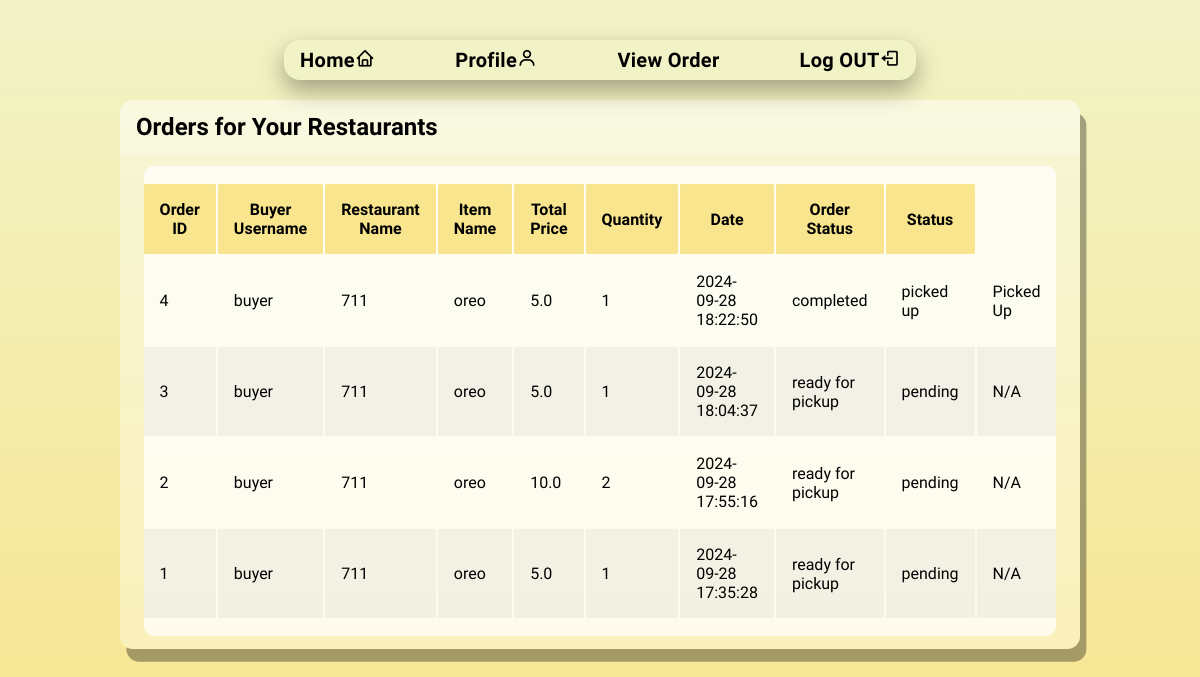
The page /seller_orders (signed in) on the database as committed earlier.
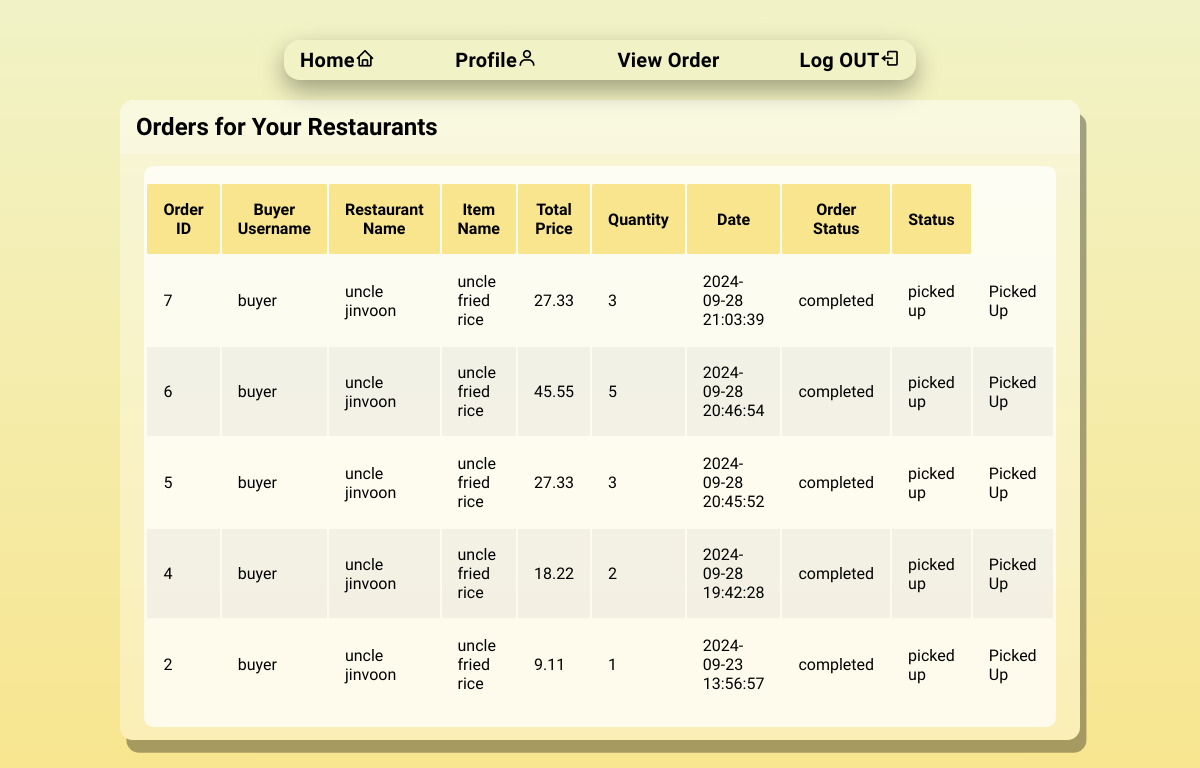
The same page on the database as committed later.
### tables this page shows
CREATE TABLE orders (
            id INTEGER PRIMARY KEY AUTOINCREMENT,
            buyer_username TEXT NOT NULL,
            restaurant_name TEXT NOT NULL,
            item_name TEXT NOT NULL,
            total_price REAL NOT NULL,
            quantity INTEGER NOT NULL,
            order_date TIMESTAMP DEFAULT CURRENT_TIMESTAMP, 
            order_status TEXT DEFAULT 'available',
            status TEXT DEFAULT 'pending',
            runner_name TEXT,
            runner_lat REAL,
            runner_lng REAL,
            delivery_address TEXT,
            delivery_lat REAL,
            delivery_lng REAL
        );

### app.py (the view)
@app.route('/seller_orders')
@login_required(role='seller')
def seller_orders():
    seller_username = session['username']
    conn = get_db_connection()
    cursor = conn.cursor()
    try:
        cursor.execute("""
            SELECT o.id, o.buyer_username, o.restaurant_name, o.item_name, o.total_price,
                   o.quantity, o.order_date, o.order_status, o.status
            FROM orders o
            JOIN restaurants r ON o.restaurant_name = r.name
            WHERE r.owner_username = ?
            ORDER BY o.order_date DESC
        """, (seller_username,))
        orders = cursor.fetchall()
        if not orders:
            print("No orders found for this seller's restaurant.")
    except sqlite3.Error as e:
        orders = []
        print(f"Database error: {e}")
    finally:
        conn.close()
    return render_template('seller_orders.html', orders=orders)

### app.py (called while the page is built)
def get_db_connection():
    con = sqlite3.connect("database.db")
    con.row_factory = sqlite3.Row
    return con

def login_required(role=None):
    def decorator(f):
        @wraps(f)
        def decorated_function(*args, **kwargs):
            if 'username' not in session:
                flash("You need to log in to access this page.", "error")
                return redirect(url_for('login'))
            if role and session.get('role') != role:
                flash("You do not have permission to access this page.", "error")
                return redirect(url_for('index'))
            return f(*args, **kwargs)
        return decorated_function
    return decorator

### templates/seller_orders.html (shortened to what this page needs)
<!DOCTYPE html>
<html lang="en">
<head>
    <link rel="stylesheet" href="../static/style(SP).css">
    <link rel="stylesheet" href="https://unpkg.com/boxicons@latest/css/boxicons.min.css">
    <link href="https://cdn.jsdelivr.net/npm/remixicon@4.3.0/fonts/remixicon.css" rel="stylesheet"/>
    <link rel="stylesheet" href="https://unpkg.com/aos@next/dist/aos.css" />
</head>
<body>
    <div class="container">
        <nav class="nav-bar">
            <ul class="nav-links">
                <li class="nav-link"><a href="{{ url_for('seller_home') }}">Home</a><i class='bx bx-home'></i></li>
                <li class="nav-link"><a href="{{ url_for('seller_profile') }}" class="dropbtn">Profile</a><i class='bx bx-user'></i></li>
                <li class="nav-link"><a href="{{ url_for('seller_orders') }}" class="dropbtn">View Order</a></li>
                <li class="nav-link"><a href="{{ url_for('logout') }}" class="dropbtn">Log OUT</a><i class='bx bx-log-out'></i></li>
            </ul>
        </nav>
    </div>
    <div class="table">
        <div class="table-header">
            <h2>Orders for Your Restaurants</h2>
        </div>
        <div class="table-body">
            <table>
                <thead>
                    <tr>
                        <th>Order ID</th>
                        <th>Buyer Username</th>
                        <th>Restaurant Name</th>
                        <th>Item Name</th>
                        <th>Total Price</th>
                        <th>Quantity</th>
                        <th>Date</th>
                        <th>Order Status</th>
                        <th>Status</th>
                    </tr>
                </thead>
                <tbody>
                    {% if orders %}
                    {% for order in orders %}
                        <tr>
                            <td>{{ order.id }}</td>
                            <td>{{ order.buyer_username }}</td>
                            <td>{{ order.restaurant_name }}</td>
                            <td>{{ order.item_name }}</td>
                            <td>{{ order.total_price }}</td>
                            <td>{{ order.quantity }}</td>
                            <td>{{ order.order_date }}</td>
                            <td>{{ order.order_status }}</td>
                            <td>{{ order.status }}</td>
                            <td>
                                {% if order.status == 'picked up' %}
                                    <span>Picked Up</span>
                                {% else %}
                                    <span>N/A</span>
                                {% endif %}
                            </td>
                        </tr>
                    {% endfor %}
                    {% else %}
                    <tr><td colspan="9">No orders found for this restaurant.</td></tr>
                    {% endif %}
                </tbody>
            </table>
        </div>
    </div>
</body>
</html>

Rows that differ between the two databases and show on the page:
no longer on this page (row edited): orders: id "3", buyer_username "buyer", restaurant_name "711", item_name "oreo", total_price "5.0", quantity "1", order_date "2024-09-28 18:04:37", order_status "ready for pickup", status "pending", shows "N/A"
no longer on this page (row edited): orders: id "1", buyer_username "buyer", restaurant_name "711", item_name "oreo", total_price "5.0", quantity "1", order_date "2024-09-28 17:35:28", order_status "ready for pickup", status "pending", shows "N/A"
added orders: id "7", buyer_username "buyer", restaurant_name "uncle jinvoon", item_name "uncle fried rice", total_price "27.33", quantity "3", order_date "2024-09-28 21:03:39", order_status "completed", status "picked up", shows "Picked Up"
added orders: id "6", buyer_username "buyer", restaurant_name "uncle jinvoon", item_name "uncle fried rice", total_price "45.55", quantity "5", order_date "2024-09-28 20:46:54", order_status "completed", status "picked up", shows "Picked Up"
added orders: id "5", buyer_username "buyer", restaurant_name "uncle jinvoon", item_name "uncle fried rice", total_price "27.33", quantity "3", order_date "2024-09-28 20:45:52", order_status "completed", status "picked up", shows "Picked Up"
changed orders id 4: restaurant_name "711" → "uncle jinvoon"; item_name "oreo" → "uncle fried rice"; total_price "5.0" → "18.22"; quantity "1" → "2"; order_date "2024-09-28 18:22:50" → "2024-09-28 19:42:28"
changed orders id 2: restaurant_name "711" → "uncle jinvoon"; item_name "oreo" → "uncle fried rice"; total_price "10.0" → "9.11"; quantity "2" → "1"; order_date "2024-09-28 17:55:16" → "2024-09-23 13:56:57"; order_status "ready for pickup" → "completed"; status "pending" → "picked up"; status "N/A" → "Picked Up"
